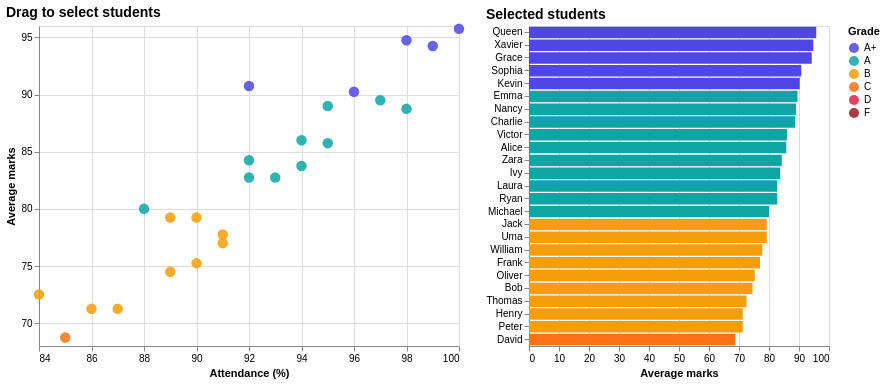

The notebook cell saved with this chart:
### Markdown cell above
### 8.14 Linked brushing (Altair)
Drag across the scatter plot to select students. The bar chart then shows only your selection.

### Code cell
alt_df = df[["Student", "Attendance", "Average", "Grade", "Total"]]
brush = alt.selection_interval(encodings=["x", "y"])
grade_scale = alt.Scale(domain=GRADE_ORDER, range=[GRADE_COLORS[g] for g in GRADE_ORDER])

scatter = (alt.Chart(alt_df).mark_circle(size=110, opacity=0.85)
           .encode(x=alt.X("Attendance:Q", scale=alt.Scale(zero=False), title="Attendance (%)"),
                   y=alt.Y("Average:Q", scale=alt.Scale(zero=False), title="Average marks"),
                   color=alt.condition(brush, alt.Color("Grade:N", scale=grade_scale), alt.value("#D1D5DB")),
                   tooltip=["Student", "Attendance", "Average", "Grade", "Total"])
           .add_params(brush)
           .properties(width=420, height=320, title="Drag to select students"))

bars = (alt.Chart(alt_df).mark_bar()
        .encode(y=alt.Y("Student:N", sort="-x", title=None), x=alt.X("Average:Q", title="Average marks"),
                color=alt.Color("Grade:N", scale=grade_scale), tooltip=["Student", "Average"])
        .transform_filter(brush)
        .properties(width=300, height=320, title="Selected students"))

alt.hconcat(scatter, bars).configure_title(fontSize=14, anchor="start")

### Figure 1 — Vega-Lite specification as saved in the notebook (floating-point values rounded to 4 significant figures)
{"config": {"view": {"continuousWidth": 300, "continuousHeight": 300}, "title": {"anchor": "start", "fontSize": 14}}, "hconcat": [{"mark": {"type": "circle", "opacity": 0.85, "size": 110}, "encoding": {"color": {"condition": {"param": "param_54853b0de6a785bc", "field": "Grade", "scale": {"domain": ["A+", "A", "B", "C", "D", "F"], "range": ["#4F46E5", "#0EA5A4", "#F59E0B", "#F97316", "#E11D48", "#991B1B"]}, "type": "nominal"}, "value": "#D1D5DB"}, "tooltip": [{"field": "Student", "type": "nominal"}, {"field": "Attendance", "type": "quantitative"}, {"field": "Average", "type": "quantitative"}, {"field": "Grade", "type": "nominal"}, {"field": "Total", "type": "quantitative"}], "x": {"field": "Attendance", "scale": {"zero": false}, "title": "Attendance (%)", "type": "quantitative"}, "y": {"field": "Average", "scale": {"zero": false}, "title": "Average marks", "type": "quantitative"}}, "height": 320, "name": "view_aa1b3dd49e7a4bab_0", "title": "Drag to select students", "width": 420}, {"mark": {"type": "bar"}, "encoding": {"color": {"field": "Grade", "scale": {"domain": ["A+", "A", "B", "C", "D", "F"], "range": ["#4F46E5", "#0EA5A4", "#F59E0B", "#F97316", "#E11D48", "#991B1B"]}, "type": "nominal"}, "tooltip": [{"field": "Student", "type": "nominal"}, {"field": "Average", "type": "quantitative"}], "x": {"field": "Average", "title": "Average marks", "type": "quantitative"}, "y": {"field": "Student", "sort": "-x", "title": null, "type": "nominal"}}, "height": 320, "title": "Selected students", "transform": [{"filter": {"param": "param_54853b0de6a785bc"}}], "width": 300}], "data": {"name": "data-29ab7a17381c583382be6766f657f3a1"}, "params": [{"name": "param_54853b0de6a785bc", "select": {"type": "interval", "encodings": ["x", "y"]}, "views": ["view_aa1b3dd49e7a4bab_0"]}], "$schema": "https://vega.github.io/schema/vega-lite/v6.4.1.json", "datasets": {"data-29ab7a17381c583382be6766f657f3a1": [{"Student": "Alice", "Attendance": 95, "Average": 85.75, "Grade": "A", "Total": 343}, {"Student": "Bob", "Attendance": 89, "Average": 74.5, "Grade": "B", "Total": 298}, {"Student": "Charlie", "Attendance": 98, "Average": 88.75, "Grade": "A", "Total": 355}, {"Student": "David", "Attendance": 85, "Average": 68.75, "Grade": "C", "Total": 275}, {"Student": "Emma", "Attendance": 97, "Average": 89.5, "Grade": "A", "Total": 358}, {"Student": "Frank", "Attendance": 91, "Average": 77.0, "Grade": "B", "Total": 308}, {"Student": "Grace", "Attendance": 99, "Average": 94.25, "Grade": "A+", "Total": 377}, {"Student": "Henry", "Attendance": 87, "Average": 71.25, "Grade": "B", "Total": 285}, {"Student": "Ivy", "Attendance": 94, "Average": 83.75, "Grade": "A", "Total": 335}, {"Student": "Jack", "Attendance": 90, "Average": 79.25, "Grade": "B", "Total": 317}, {"Student": "Kevin", "Attendance": 96, "Average": 90.25, "Grade": "A+", "Total": 361}, {"Student": "Laura", "Attendance": 93, "Average": 82.75, "Grade": "A", "Total": 331}, {"Student": "Michael", "Attendance": 88, "Average": 80.0, "Grade": "A", "Total": 320}, {"Student": "Nancy", "Attendance": 95, "Average": 89.0, "Grade": "A", "Total": 356}, {"Student": "Oliver", "Attendance": 90, "Average": 75.25, "Grade": "B", "Total": 301}, {"Student": "Peter", "Attendance": 86, "Average": 71.25, "Grade": "B", "Total": 285}, {"Student": "Queen", "Attendance": 100, "Average": 95.75, "Grade": "A+", "Total": 383}, {"Student": "Ryan", "Attendance": 92, "Average": 82.75, "Grade": "A", "Total": 331}, {"Student": "Sophia", "Attendance": 92, "Average": 90.75, "Grade": "A+", "Total": 363}, {"Student": "Thomas", "Attendance": 84, "Average": 72.5, "Grade": "B", "Total": 290}, {"Student": "Uma", "Attendance": 89, "Average": 79.25, "Grade": "B", "Total": 317}, {"Student": "Victor", "Attendance": 94, "Average": 86.0, "Grade": "A", "Total": 344}, {"Student": "William", "Attendance": 91, "Average": 77.75, "Grade": "B", "Total": 311}, {"Student": "Xavier", "Attendance": 98, "Average": 94.75, "Grade": "A+", "Total": 379}, {"Student": "Zara", "Attendance": 92, "Average": 84.25, "Grade": "A", "Total": 337}]}}
